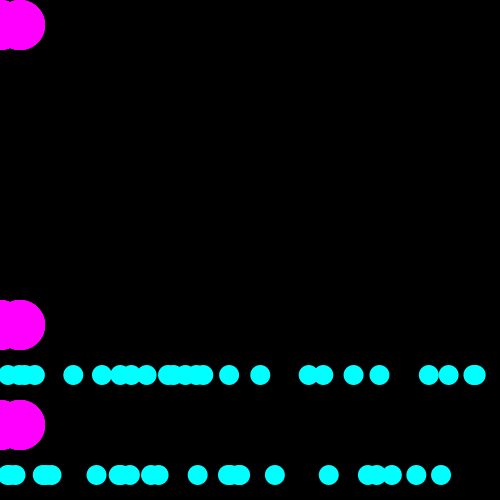
Frame 1 (no input)
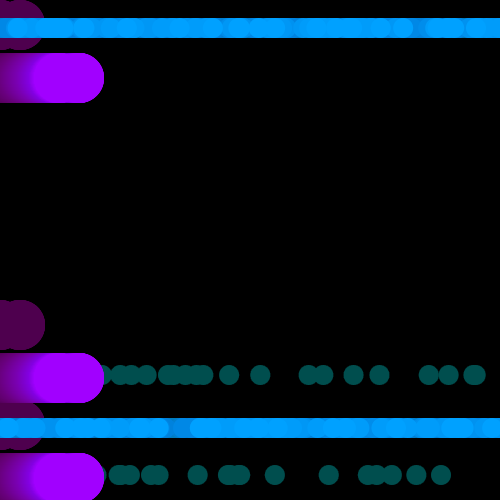
Frame 60 (the mouse pressed at the canvas centre just before this capture)
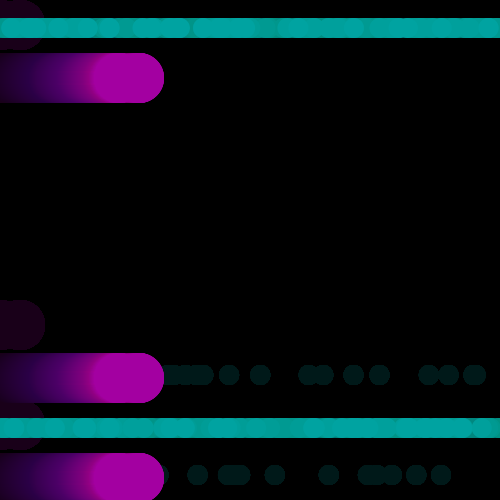
Frame 120 (the mouse held since frame 60 and released just before this capture)

The Processing sketch that drew these frames (run headless with seeded random() and noise(); from frame 60 on, the mouse is pressed at the canvas centre):

// Processing sketch: processing_157761
// ── processing_157761.pde

int a=0;
int c=325;

int r=255;
int g=0;
int b=255; 
boolean red=true; 
boolean rpos=false;
boolean bpos=false; 

boolean cpos=true; 


void setup() {
  size(500,500);
  background(0);
  smooth(); 
}

void draw() {
  fill(0,5);
  rect(0,0,500,500); 
  
  
  for(int i=0; i<4;i++){
    fill(r,g,b);
    noStroke(); 
    ellipse(a, c,50,50);
    ellipse(a, (c+100)%width,50,50);
    ellipse(a, (c+200)%width,50,50);
    ellipse(a+20, c,50,50);
    ellipse(a+20, (c+100)%width,50,50);
    ellipse(a+20, (c+200)%width,50,50);
    
    for(int j=0; j<6;j++){
    fill(g,r,b);
    ellipse((a+random(width))%width, (c+50)%width,20,20);
    ellipse((a+random(width))%width, (c+150)%width,20,20);
    }
  }
  
  if(a==500){
    cpos=false; 
    c=int(random(width)); 
  }
  if(a==0){
    cpos=true; 
    c=int(random(width)); 
  }
  
  if(cpos==true){
    a+=1; 
  } else{
    a-=1; 
  }
  
  
  
  
  if( red==true){
    if(r>=255){
      rpos=false;
    }
    if(r<=150){
      rpos=true;
    }
    if(rpos==true){
      r+=2;
      println("rincrement");
    }else {
      r-=2;
      println("rdencrement");
    }
  }else {
    if(b>=255){
      bpos=false;
    }
    if(b<=150){
      bpos=true;
    }
    if(bpos==true){
      b+=2;
      println("bincrement");
    }else {
      b-=2;
      println("bdencrement");
    }
  }
 
}
  
  
void mousePressed(){
  if (red==true){
    red=false;
    println("redoff"); 
  }
  else{
    println("redon"); 
    red=true; 
  }
}
